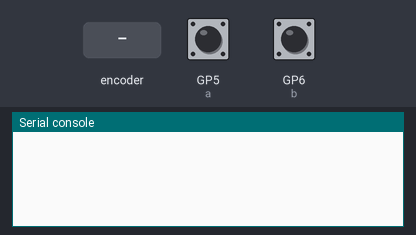
Simulated run of this program. Board: Raspberry Pi Pico running MicroPython. Shown: the last lines printed to the serial console. Inputs (shaded band) come from the test bench; at power-on: GP5 (a) HIGH, GP6 (b) HIGH.

Above: at 1.2 s.
1.3 s: rotary encoder on GP5 (a) / GP6 (b) turned 1 step (first pin leading)
At 2.2 s:
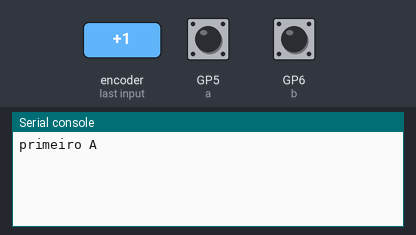
3.0 s: rotary encoder on GP5 (a) / GP6 (b) turned 1 step (first pin leading)
At 4.4 s:
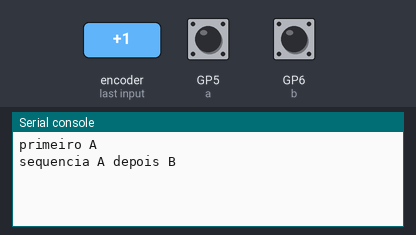

Measured:
- after the input at 1.3 s, the serial console: prints a new line at once (image 1)
- after the input at 3.0 s, the serial console: prints a new line at once (image 2)

The program:

09_sequencia_a_b.py
```python
from machine import Pin
import time

a = Pin(5, Pin.IN, Pin.PULL_UP)
b = Pin(6, Pin.IN, Pin.PULL_UP)
ultimo = ""

while True:
    if a.value() == 0 and ultimo != "A":
        ultimo = "A"
        print("primeiro A")
        time.sleep_ms(200)
    if b.value() == 0 and ultimo == "A":
        print("sequencia A depois B")
        ultimo = ""
        time.sleep_ms(200)
```
